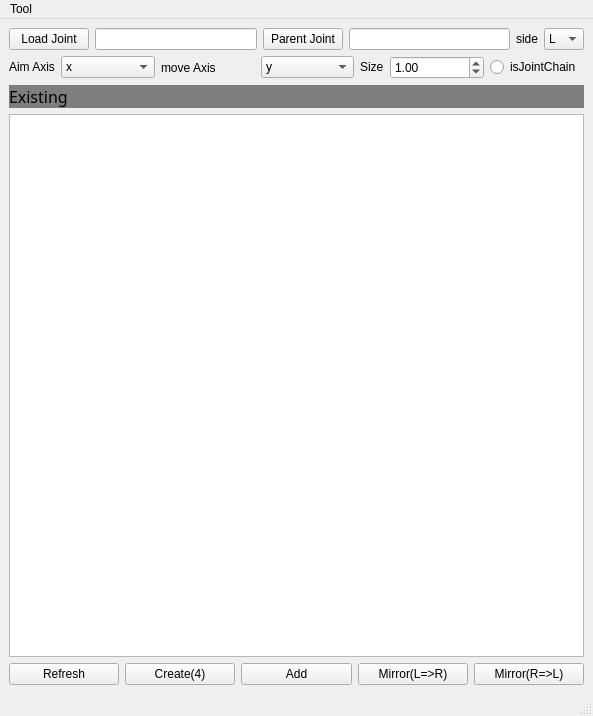
<?xml version="1.0" encoding="UTF-8"?>
<ui version="4.0">
 <class>MainWindow</class>
 <widget class="QMainWindow" name="MainWindow">
  <property name="geometry">
   <rect>
    <x>0</x>
    <y>0</y>
    <width>593</width>
    <height>716</height>
   </rect>
  </property>
  <property name="windowTitle">
   <string>MainWindow</string>
  </property>
  <widget class="QWidget" name="centralwidget">
   <layout class="QVBoxLayout" name="verticalLayout">
    <item>
     <layout class="QHBoxLayout" name="LoadHz">
      <item>
       <widget class="QPushButton" name="LoadPb">
        <property name="text">
         <string>Load Joint</string>
        </property>
       </widget>
      </item>
      <item>
       <widget class="QLineEdit" name="LoadLe">
        <property name="readOnly">
         <bool>true</bool>
        </property>
       </widget>
      </item>
      <item>
       <widget class="QPushButton" name="ParentPb">
        <property name="text">
         <string>Parent Joint</string>
        </property>
       </widget>
      </item>
      <item>
       <widget class="QLineEdit" name="ParentLe">
        <property name="readOnly">
         <bool>true</bool>
        </property>
       </widget>
      </item>
      <item>
       <widget class="QLabel" name="label">
        <property name="text">
         <string>side</string>
        </property>
       </widget>
      </item>
      <item>
       <widget class="QComboBox" name="side_cb">
        <item>
         <property name="text">
          <string>L</string>
         </property>
        </item>
        <item>
         <property name="text">
          <string>R</string>
         </property>
        </item>
        <item>
         <property name="text">
          <string>M</string>
         </property>
        </item>
       </widget>
      </item>
     </layout>
    </item>
    <item>
     <layout class="QHBoxLayout" name="AxisHz">
      <item>
       <widget class="QLabel" name="RoLb">
        <property name="sizePolicy">
         <sizepolicy hsizetype="Fixed" vsizetype="Fixed">
          <horstretch>0</horstretch>
          <verstretch>0</verstretch>
         </sizepolicy>
        </property>
        <property name="text">
         <string>Aim Axis</string>
        </property>
       </widget>
      </item>
      <item>
       <widget class="QComboBox" name="RoCombo">
        <property name="sizePolicy">
         <sizepolicy hsizetype="Minimum" vsizetype="Fixed">
          <horstretch>0</horstretch>
          <verstretch>0</verstretch>
         </sizepolicy>
        </property>
        <property name="currentText">
         <string>x</string>
        </property>
        <property name="currentIndex">
         <number>0</number>
        </property>
        <item>
         <property name="text">
          <string>x</string>
         </property>
        </item>
        <item>
         <property name="text">
          <string>y</string>
         </property>
        </item>
        <item>
         <property name="text">
          <string>z</string>
         </property>
        </item>
       </widget>
      </item>
      <item>
       <widget class="QLabel" name="label_2">
        <property name="text">
         <string>move Axis</string>
        </property>
       </widget>
      </item>
      <item>
       <widget class="QComboBox" name="moveAx_cb">
        <property name="currentIndex">
         <number>1</number>
        </property>
        <item>
         <property name="text">
          <string>x</string>
         </property>
        </item>
        <item>
         <property name="text">
          <string>y</string>
         </property>
        </item>
        <item>
         <property name="text">
          <string>z</string>
         </property>
        </item>
       </widget>
      </item>
      <item>
       <widget class="QLabel" name="SizeLb">
        <property name="sizePolicy">
         <sizepolicy hsizetype="Fixed" vsizetype="Fixed">
          <horstretch>0</horstretch>
          <verstretch>0</verstretch>
         </sizepolicy>
        </property>
        <property name="text">
         <string>Size</string>
        </property>
       </widget>
      </item>
      <item>
       <widget class="QDoubleSpinBox" name="SizeSp">
        <property name="maximum">
         <double>9999.000000000000000</double>
        </property>
        <property name="singleStep">
         <double>0.010000000000000</double>
        </property>
        <property name="value">
         <double>1.000000000000000</double>
        </property>
       </widget>
      </item>
      <item>
       <widget class="QRadioButton" name="jntChain_rb">
        <property name="text">
         <string>isJointChain</string>
        </property>
       </widget>
      </item>
     </layout>
    </item>
    <item>
     <layout class="QVBoxLayout" name="InfoVz">
      <item>
       <layout class="QHBoxLayout" name="ExistHz">
        <item>
         <widget class="QLabel" name="ExLb">
          <property name="sizePolicy">
           <sizepolicy hsizetype="Expanding" vsizetype="Fixed">
            <horstretch>0</horstretch>
            <verstretch>0</verstretch>
           </sizepolicy>
          </property>
          <property name="font">
           <font>
            <family>Segoe UI Black</family>
            <pointsize>12</pointsize>
            <weight>10</weight>
            <italic>false</italic>
            <bold>false</bold>
           </font>
          </property>
          <property name="styleSheet">
           <string notr="true">background-color: rgb(126, 126, 126);
font: 87 12pt &quot;Segoe UI Black&quot;;</string>
          </property>
          <property name="text">
           <string>Existing</string>
          </property>
         </widget>
        </item>
       </layout>
      </item>
      <item>
       <widget class="QTreeView" name="NetView">
        <property name="sizePolicy">
         <sizepolicy hsizetype="Expanding" vsizetype="Minimum">
          <horstretch>0</horstretch>
          <verstretch>0</verstretch>
         </sizepolicy>
        </property>
        <property name="minimumSize">
         <size>
          <width>0</width>
          <height>0</height>
         </size>
        </property>
        <property name="selectionMode">
         <enum>QAbstractItemView::ExtendedSelection</enum>
        </property>
       </widget>
      </item>
     </layout>
    </item>
    <item>
     <layout class="QHBoxLayout" name="CreateHz">
      <item>
       <widget class="QPushButton" name="RefreshPb">
        <property name="text">
         <string>Refresh</string>
        </property>
       </widget>
      </item>
      <item>
       <widget class="QPushButton" name="ApplyPb">
        <property name="text">
         <string>Create(4)</string>
        </property>
       </widget>
      </item>
      <item>
       <widget class="QPushButton" name="addBtn">
        <property name="text">
         <string>Add</string>
        </property>
       </widget>
      </item>
      <item>
       <widget class="QPushButton" name="MirrorPb">
        <property name="text">
         <string>Mirror(L=&gt;R)</string>
        </property>
       </widget>
      </item>
      <item>
       <widget class="QPushButton" name="MirrorPb1">
        <property name="text">
         <string>Mirror(R=&gt;L)</string>
        </property>
       </widget>
      </item>
     </layout>
    </item>
   </layout>
  </widget>
  <widget class="QMenuBar" name="menubar">
   <property name="geometry">
    <rect>
     <x>0</x>
     <y>0</y>
     <width>593</width>
     <height>30</height>
    </rect>
   </property>
   <widget class="QMenu" name="menuTool">
    <property name="title">
     <string>Tool</string>
    </property>
    <addaction name="actionExport_All_Settings"/>
    <addaction name="actionImport_Settings"/>
   </widget>
   <addaction name="menuTool"/>
  </widget>
  <widget class="QStatusBar" name="statusbar"/>
  <action name="actionExport_All_Settings">
   <property name="text">
    <string>Export All Settings</string>
   </property>
  </action>
  <action name="actionExport_Selected_Settings">
   <property name="text">
    <string>Export Selected Settings</string>
   </property>
  </action>
  <action name="actionImport_Settings">
   <property name="text">
    <string>Import Settings</string>
   </property>
  </action>
 </widget>
 <resources/>
 <connections/>
</ui>
